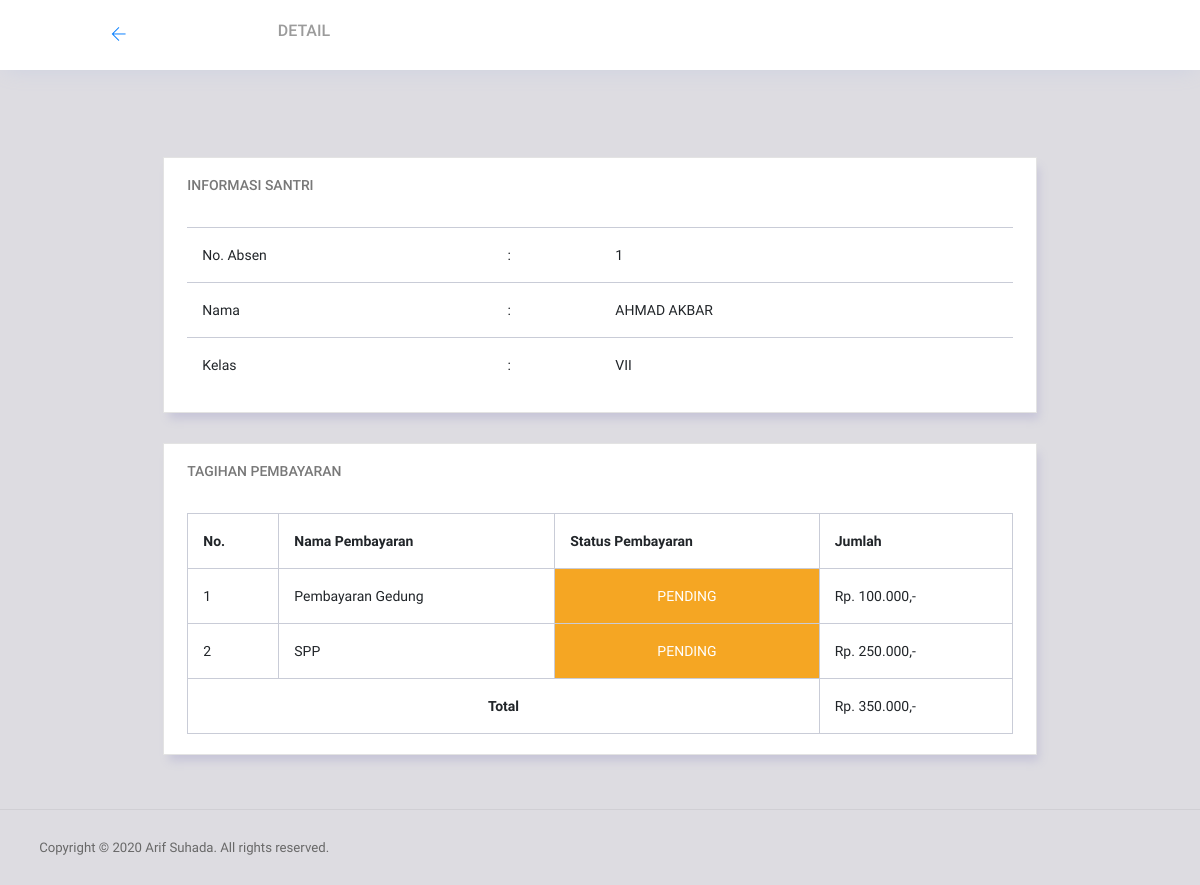
The app's page /welcome/detail/1 with its own data.
### tables this page shows
CREATE TABLE `data_santri` (
  `id` int(5) NOT NULL,
  `no_absen` int(5) NOT NULL,
  `full_name` varchar(128) NOT NULL,
  `parents_name` varchar(128) NOT NULL,
  `phone_num` bigint(13) NOT NULL,
  `address` varchar(128) NOT NULL,
  `class` varchar(128) NOT NULL,
  `ts` timestamp NOT NULL DEFAULT current_timestamp() ON UPDATE current_timestamp()
);

CREATE TABLE `pembayaran` (
  `id` int(5) NOT NULL,
  `no_absen` int(5) NOT NULL,
  `full_name` varchar(128) NOT NULL,
  `class` varchar(128) NOT NULL,
  `payment_name_id` int(5) NOT NULL,
  `pay_rate` double NOT NULL,
  `payment_status_id` int(5) NOT NULL,
  `ts` date NOT NULL
);

CREATE TABLE `jenis_pembayaran` (
  `id` int(5) NOT NULL,
  `pos` varchar(128) NOT NULL,
  `payment_name` varchar(128) NOT NULL,
  `type` varchar(128) NOT NULL,
  `pay_rate` double NOT NULL,
  `date` date NOT NULL
);

CREATE TABLE `status_pembayaran` (
  `id` int(5) NOT NULL,
  `payment_status` varchar(128) NOT NULL
);

### application/controllers/Welcome.php (called while the page is built, shortened)
<?php
class Welcome extends CI_Controller
{
	public function __construct()
	{
		$this->load->model('Welcome_model', 'welcome');
	}
	public function detail($id)
	{
		$data['title'] = 'Detail';
		$data['detail'] = $this->welcome->getDetail($id);
		$data['pembayaran'] = $this->welcome->getPayment($id);
		$this->load->view('partials/_header', $data);
		$this->load->view('home/detail', $data);
		$this->load->view('partials/_footer');
	}
}

### index.php (called while the page is built, shortened)
<?php
require_once BASEPATH.'core/CodeIgniter.php';

### application/models/Welcome_model.php (called while the page is built, shortened)
<?php
class Welcome_model extends CI_Model
{
    public function getDetail($id = NULL)
    {
        $query = $this->db->get_where('data_santri', array('no_absen' => $id))->row();
        return $query;
    }
    public function getPayment($id = NULL)
    {
        $query = "SELECT `pembayaran`.*, `status_pembayaran`.`payment_status`, `jenis_pembayaran`.`payment_name`
        FROM `pembayaran` JOIN `status_pembayaran` ON `pembayaran`.`payment_status_id` = `status_pembayaran`.`id`
        JOIN `jenis_pembayaran` ON `pembayaran`.`payment_name_id` = `jenis_pembayaran`.`id`
        WHERE `pembayaran`.`no_absen` = $id ";
        return $this->db->query($query)->result_array();
    }
}

### application/helpers/rupiah_helper.php (called while the page is built, shortened)
<?php
if (!function_exists('rupiah')) {
    function rupiah($angka)
    {
        $hasil_rupiah = number_format($angka, 0, ',', '.').",-";
        return "Rp. " . $hasil_rupiah;
    }
}

### application/views/home/detail.php (the view, shortened to what this page needs)
<body>
    <div class="container-scroller">
        <nav class="navbar col-lg-12 col-12 p-0 fixed-top d-flex flex-row">
            <div class="text-center navbar-brand-wrapper d-flex align-items-center justify-content-center">
                <a href="<?= base_url(''); ?>"><i class="ti-arrow-left"></i></a>
            </div>
            <div class="navbar-menu-wrapper d-flex align-items-center justify-content-start">
                <h5 class="text-uppercase"><?= $title; ?></h5>
            </div>
        </nav>
        <div class="container-fluid page-body-wrapper full-page-wrapper">
            <div class="main-panel w-100  documentation">
                <div class="content-wrapper">
                    <div class="container-fluid">
                        <div class="row doc-content">
                            <div class="col-12 col-md-10 offset-md-1">
                                <div class="col-12 grid-margin">
                                    <div class="card">
                                        <div class="card-body">
                                            <h4 class="card-title">Informasi Santri</h4>
                                            <div class="table-responsive pt-3">
                                                <table class="table">
                                                    <tbody>
                                                        <tr>
                                                            <td>No. Absen</td>
                                                            <td>:</td>
                                                            <td><?= $detail->no_absen; ?></td>
                                                        </tr>
                                                        <tr>
                                                            <td>Nama</td>
                                                            <td>:</td>
                                                            <td class="text-uppercase"><?= $detail->full_name; ?></td>
                                                        </tr>
                                                        <tr>
                                                            <td>Kelas</td>
                                                            <td>:</td>
                                                            <td><?= $detail->class; ?></td>
                                                        </tr>
                                                    </tbody>
                                                </table>
                                            </div>
                                        </div>
                                    </div>
                                </div>
                            </div>
                            <div class="col-12 col-md-10 offset-md-1">
                                <div class="col-12 grid-margin">
                                    <div class="card">
                                        <div class="card-body">
                                            <h4 class="card-title">Tagihan Pembayaran</h4>
                                            <div class="table-responsive pt-3">
                                                <table class="table table-bordered">
                                                    <thead>
                                                        <tr>
                                                            <th>No.</th>
                                                            <th>Nama Pembayaran</th>
                                                            <th>Status Pembayaran</th>
                                                            <th>Jumlah</th>
                                                        </tr>
                                                    </thead>
                                                    <tbody>
                                                        <?php
                                                        if ($pembayaran == NULL) {
                                                            echo '<tr>
                                                                    <td colspan="4" class="text-center text-capitalize">belum ada tagihan</td>
                                                                </tr>';
                                                        } else {
                                                            $total = 0;
                                                            $i = 1;
                                                            foreach ($pembayaran as $data) {
                                                                echo '<tr>';
                                                                echo '<td>' . $i, '</td>';
                                                                echo '<td>' . $data['payment_name'] . '</td>';
                                                                if ($data['payment_status_id'] == 1) {
                                                                    echo '<td align="center" class="bg-warning text-white text-uppercase">' . $data['payment_status'] . '</td>';
                                                                } else if ($data['payment_status_id'] == 2) {
                                                                    echo '<td align="center" class="bg-success text-white text-uppercase">' . $data['payment_status'] . '</td>';
                                                                } else if ($data['payment_status_id'] == 3) {
                                                                    echo '<td align="center" class="bg-danger text-white text-uppercase">' . $data['payment_status'] . '</td>';
                                                                } else {
                                                                    echo '<td align="center" class="bg-secondary text-white text-uppercase">' . $data['payment_status'] . '</td>';
                                                                }
                                                                $i++;
                                                                $total += $data['pay_rate'];
                                                                echo '<td>' . rupiah($data['pay_rate']) . '</td>';
                                                            }
                                                            echo '</tr>';
                                                            echo '</tr>';
                                                            echo '<tr>';
                                                            echo '<td colspan="3" class="font-weight-bold text-center">Total</td>';
                                                            echo '<td>' . rupiah($total) . '</td>';
                                                            echo '</tr>';
                                                        }
                                                        ?>
                                                    </tbody>
                                                </table>
                                            </div>
                                        </div>
                                    </div>
                                </div>
                            </div>
                        </div>
                    </div>
                </div>
            </div>
        </div>
    </div>
</body>

### records on screen
data_santri: no_absen "1", full_name "AHMAD AKBAR", class "VII"
pembayaran: jenis_pembayaran.payment_name "Pembayaran Gedung", status_pembayaran.payment_status "PENDING", pay_rate "Rp. 100.000,-"
pembayaran: jenis_pembayaran.payment_name "SPP", status_pembayaran.payment_status "PENDING", pay_rate "Rp. 250.000,-"

### other values on screen
$title "DETAIL"
rupiah($total) "Rp. 350.000,-"
